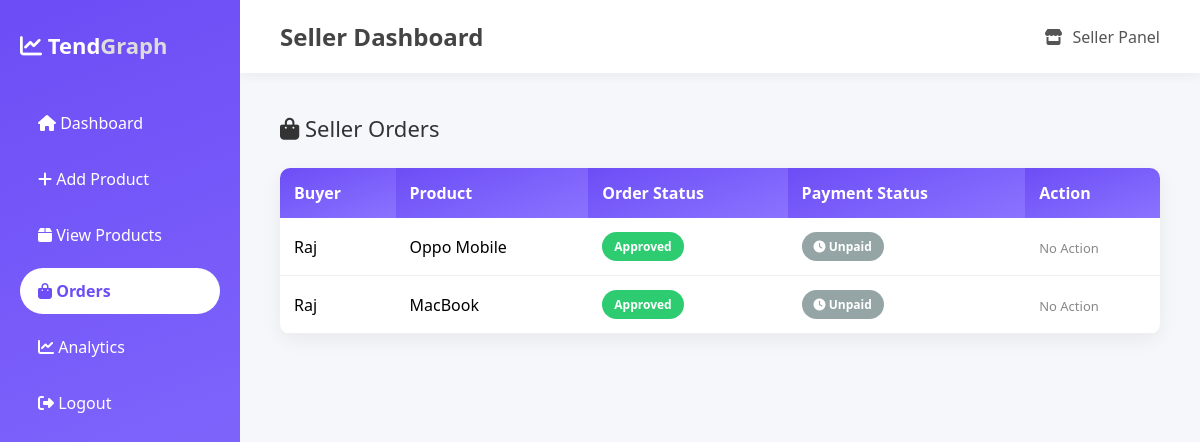
The app's page /seller_orders (signed in) with its own data.
### tables this page shows
CREATE TABLE `orders` (
  `id` INTEGER PRIMARY KEY AUTOINCREMENT,
  `buyer_id` INTEGER DEFAULT NULL,
  `seller_id` INTEGER DEFAULT NULL,
  `product_id` INTEGER DEFAULT NULL,
  `price` float default NULL,
  `status` varchar(20) default 'pending',
  `payment_status` varchar(20) default 'unpaid',
  `created_at` timestamp NOT NULL default CURRENT_TIMESTAMP
);

CREATE TABLE `buyers` (
  `id` INTEGER PRIMARY KEY AUTOINCREMENT,
  `name` varchar(100) default NULL,
  `email` varchar(120) default NULL,
  `mobile` varchar(20) default NULL,
  `location` varchar(150) default NULL,
  `age` INTEGER DEFAULT NULL,
  `gender` varchar(20) default NULL,
  `username` varchar(50) default NULL,
  `password` varchar(100) default NULL,
  `created_at` timestamp NOT NULL default CURRENT_TIMESTAMP
);

CREATE TABLE `products` (
  `id` INTEGER PRIMARY KEY AUTOINCREMENT,
  `seller_id` INTEGER DEFAULT NULL,
  `name` varchar(200) default NULL,
  `price` float default NULL,
  `specification` text,
  `image` varchar(200) default NULL,
  `created_at` timestamp NOT NULL default CURRENT_TIMESTAMP
);

### modules/seller.py (the view)
@seller_bp.route("/seller_orders")
def seller_orders():
    if "seller" not in session:
        return redirect("/seller_login")
    conn=get_db()
    cur=conn.cursor()
    cur.execute("""
    SELECT orders.*,products.name, buyers.name AS buyer
    FROM orders
    JOIN products ON products.id=orders.product_id
    JOIN buyers ON buyers.id=orders.buyer_id
    WHERE orders.seller_id=?
    """,(session["seller"],))
    orders=cur.fetchall()
    return render_template("seller_orders.html",orders=orders)

### modules/utils.py (called while the page is built)
def dict_factory(cursor, row):
    d = {}
    for idx, col in enumerate(cursor.description):
        d[col[0]] = row[idx]
    return d

def get_db():
    conn=sqlite3.connect("purchasing_tendency.db", check_same_thread=False)
    conn.row_factory = dict_factory
    return conn

### templates/seller_orders.html (shortened to what this page needs)
<!DOCTYPE html>
<html>
<head>
<link rel="stylesheet" href="https://cdnjs.cloudflare.com/ajax/libs/font-awesome/6.5.0/css/all.min.css">
</head>
<body>
<div class="sidebar">
<div class="logo">
<i class="fa fa-chart-line"></i> Tend<span>Graph</span>
</div>
<a href="/seller_dashboard">
<i class="fa fa-home"></i> Dashboard
</a>
<a href="/add_product">
<i class="fa fa-plus"></i> Add Product
</a>
<a href="/view_products">
<i class="fa fa-box"></i> View Products
</a>
<a href="/seller_orders" class="active">
<i class="fa fa-shopping-bag"></i> Orders
</a>
<a href="/seller_analytics">
<i class="fa fa-chart-line"></i> Analytics
</a>
<a href="/logout">
<i class="fa fa-sign-out-alt"></i> Logout
</a>
</div>
<div class="main">
<div class="header">
<h2>Seller Dashboard</h2>
<div class="user-box">
<i class="fa fa-store"></i> Seller Panel
</div>
</div>
<div class="content">
<div class="page-title">
<i class="fa fa-shopping-bag"></i> Seller Orders
</div>
<table class="orders-table">
<tr>
<th>Buyer</th>
<th>Product</th>
<th>Order Status</th>
<th>Payment Status</th>
<th>Action</th>
</tr>
{% for o in orders %}
<tr>
<td>{{o.buyer}}</td>
<td>{{o.name}}</td>
<td>
{% if o.status == 'approved' %}
<span class="badge badge-success">Approved</span>
{% elif o.status == 'rejected' %}
<span class="badge badge-danger">Rejected</span>
{% else %}
<span class="badge badge-warning">Pending</span>
{% endif %}
</td>
<td>
{% if o.payment_status == 'paid' %}
<span class="badge badge-success">
<i class="fa fa-check"></i> Paid
</span>
{% else %}
<span class="badge badge-secondary">
<i class="fa fa-clock"></i> Unpaid
</span>
{% endif %}
</td>
<td>
{% if o.status == 'pending' %}
<a href="/approve_order/{{o.id}}" class="btn btn-approve">
<i class="fa fa-check"></i>
</a>
<a href="/reject_order/{{o.id}}" class="btn btn-reject">
<i class="fa fa-times"></i>
</a>
{% else %}
<span class="no-action">No Action</span>
{% endif %}
</td>
</tr>
{% endfor %}
</table>
</div>
</div>
</body>
</html>

### templates/seller_orders.html (style rules this page uses)
* { margin:0; padding:0; box-sizing:border-box; font-family:Segoe UI,sans-serif; }
body { background:#f6f7fb; display:flex; }
.sidebar { width:240px; height:100vh; background:linear-gradient(160deg,#6c4df6,#8b73ff); padding:30px 20px; position:fixed; }
.sidebar .logo { color:white; font-size:22px; font-weight:bold; margin-bottom:40px; }
.sidebar .logo span { color:#ddd; }
.sidebar a { display:block; padding:12px 18px; margin-bottom:10px; color:white; text-decoration:none; border-radius:30px; font-weight:500; transition:0.3s; }
.sidebar a.active { background:white; color:#6c4df6; font-weight:600; }
.main { margin-left:240px; width:100%; }
.header { display:flex; justify-content:space-between; align-items:center; padding:20px 40px; background:white; box-shadow:0 3px 10px rgba(0,0,0,0.05); }
.header h2 { color:#444; }
.user-box { display:flex; align-items:center; gap:10px; color:#555; }
.content { padding:40px; }
.page-title { font-size:22px; margin-bottom:25px; color:#333; }
.orders-table { width:100%; border-collapse:collapse; background:white; border-radius:10px; overflow:hidden; box-shadow:0 6px 20px rgba(0,0,0,0.06); }
.orders-table th { background:linear-gradient(160deg,#6c4df6,#8b73ff); color:white; text-align:left; padding:14px; font-weight:600; }
.orders-table td { padding:14px; border-bottom:1px solid #eee; }
.badge { padding:6px 12px; border-radius:20px; font-size:12px; font-weight:600; display:inline-block; }
.badge-success { background:#2ecc71; color:white; }
.badge-secondary { background:#95a5a6; color:white; }
.no-action { color:#888; font-size:13px; }

### records on screen
orders: buyer "Raj", name "Oppo Mobile", status "Approved", payment_status "Unpaid"
orders: buyer "Raj", name "MacBook", status "Approved", payment_status "Unpaid"
